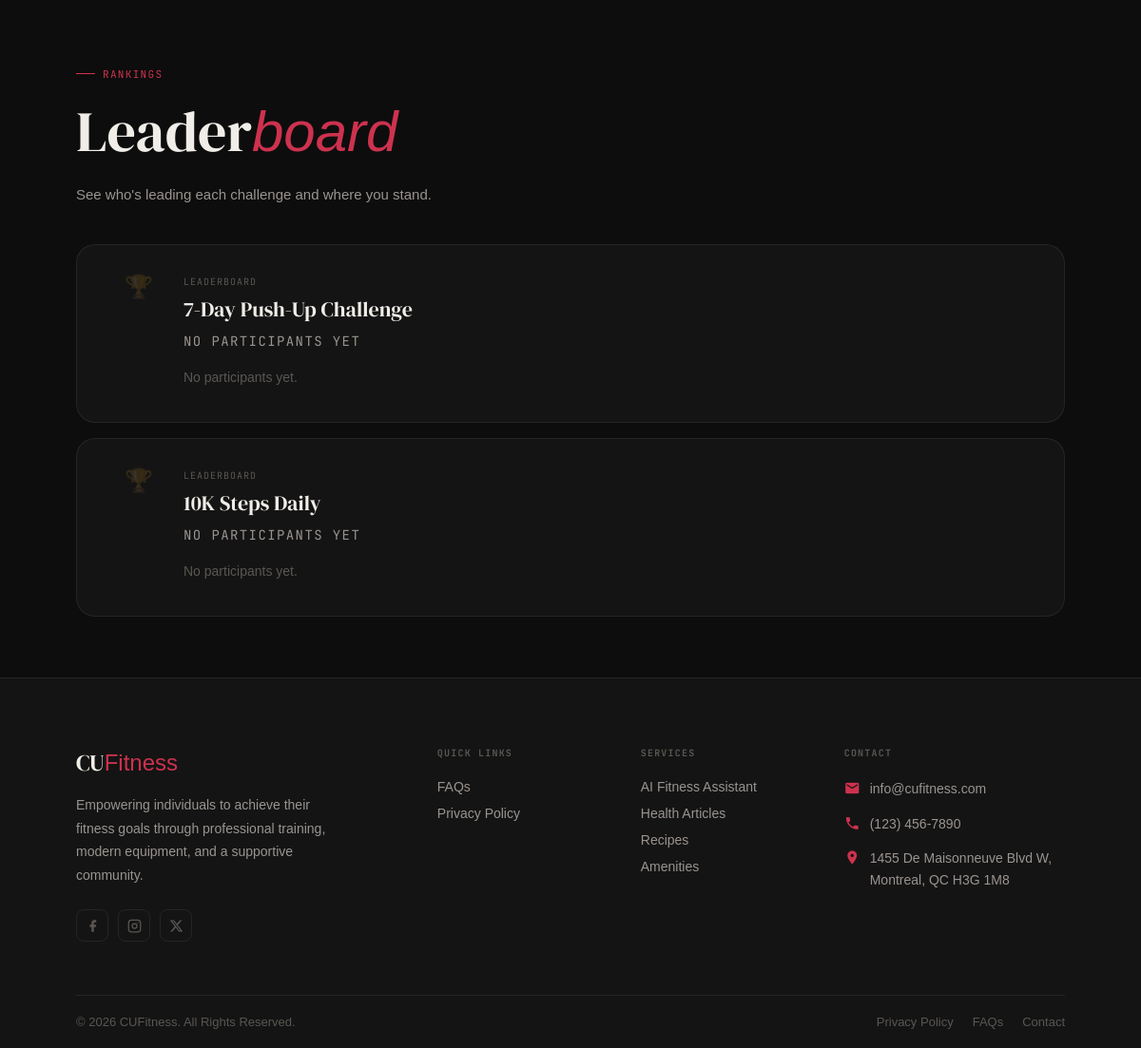
The app's page /challenges/ (signed in, lower part), older data.
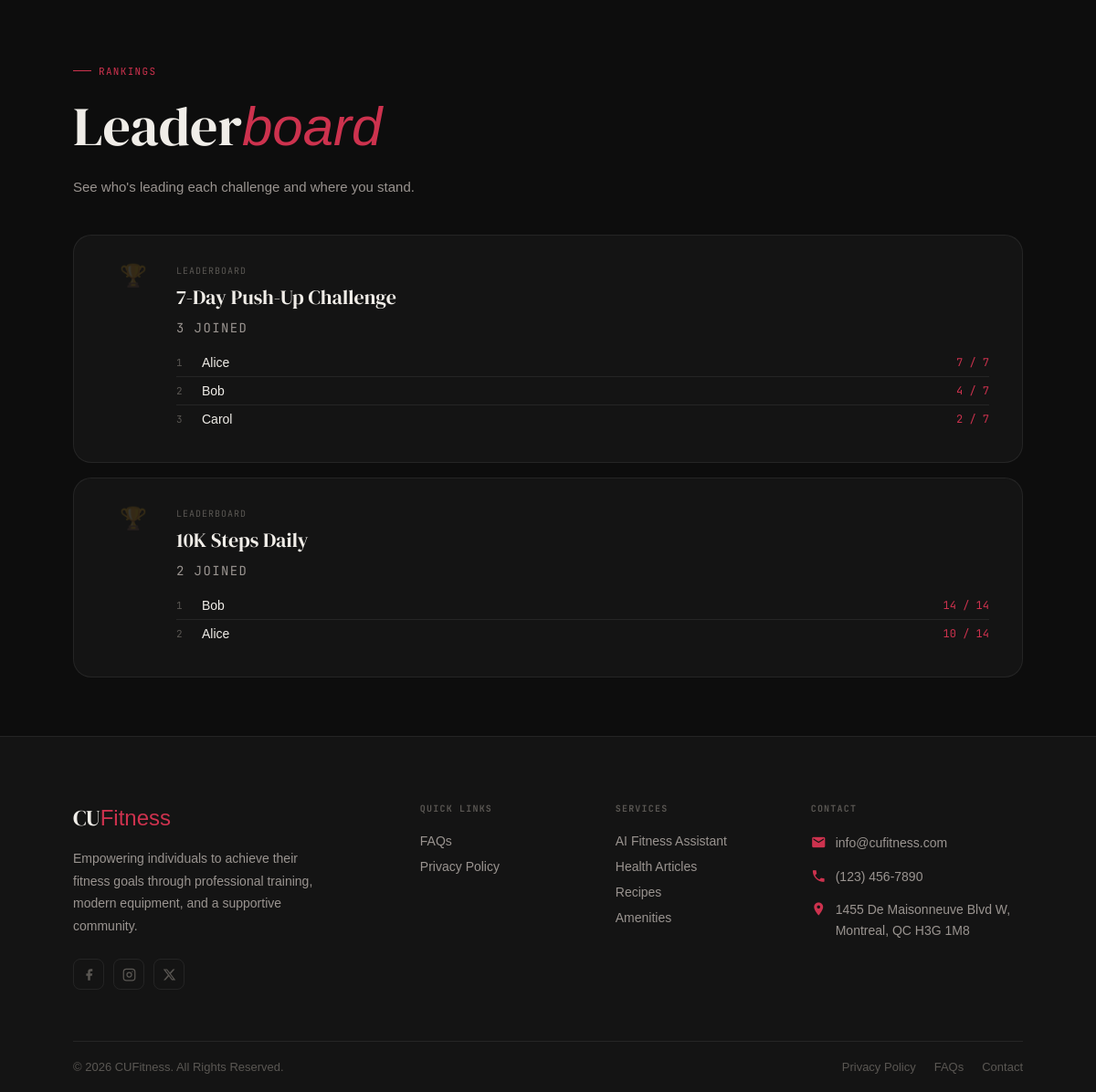
The same page, newer data.
### CUFitness/models.py (models this page shows, shortened)
class Challenge(models.Model):
    title = models.CharField(max_length=150)
    description = models.TextField()
    goal_target = models.IntegerField()
    start_date = models.DateField()
    end_date = models.DateField()
    created_by = models.ForeignKey(settings.AUTH_USER_MODEL, on_delete=models.SET_NULL, null=True)
    created_at = models.DateTimeField(auto_now_add=True)

class ChallengeParticipation(models.Model):
    user = models.ForeignKey(settings.AUTH_USER_MODEL, on_delete=models.CASCADE)
    challenge = models.ForeignKey(Challenge, on_delete=models.CASCADE)
    progress = models.IntegerField(default=0)
    joined_at = models.DateTimeField(auto_now_add=True)
    class Meta:
        unique_together = ('user', 'challenge')   # One participation per user per challenge

class CustomUser(AbstractBaseUser, PermissionsMixin):
    ROLE_CHOICES = [
        ('MEMBER', 'Member'),
        ('COACH', 'Coach'),
        ('STAFF', 'Staff'),
        ('ADMIN', 'Admin'),
    ]
    role = models.CharField(max_length=20, choices=ROLE_CHOICES, default='MEMBER', verbose_name='user role')
    MEMBERSHIP_CHOICES = [
        ("BASIC", "Basic"),
        ("STANDARD", "Standard"),
        ("PLATINUM", "Platinum"),
        ("PER_SESSION", "Per Session"),
    ]
    email = models.EmailField(_("email address"), unique=True)
    first_name = models.CharField(_("first name"), max_length=50, default='')
    last_name = models.CharField(_("last name"), max_length=50, default='')
    membership = models.CharField(_("membership"), max_length=50, choices=MEMBERSHIP_CHOICES, default='BASIC')
    phone_number = models.CharField(max_length=20, default='', help_text='e.g. +1 514 555 0123')
    date_of_birth = models.DateField(null=True,)
    address = models.CharField(max_length=255, default='', blank=True,)
    profile_picture = models.ImageField(upload_to='profile_pictures/', default='defaults/Default_Profile_Picture.jpg',blank=True,)
    REQUEST_STATUS_CHOICES = [
        ('NONE', 'No Request'),
        ('PENDING', 'Pending Approval'),
        ('APPROVED', 'Approved'),
        ('REJECTED', 'Rejected'),
    ]
    coach_request_status = models.CharField(
        max_length=20,
        choices=REQUEST_STATUS_CHOICES,
        default='NONE',
        verbose_name='Coach request status'
    )
    WORKOUT_VISIBILITY_CHOICES = [
        ('PUBLIC', 'Public'),
        ('COACH_ONLY', 'Coach Only'),
    ]
    workout_visibility = models.CharField(
        max_length=20,
        choices=WORKOUT_VISIBILITY_CHOICES,
        default='COACH_ONLY',
        verbose_name='Workout history privacy setting'
    )
    is_staff = models.BooleanField(default=False)   # Staff access
    is_active = models.BooleanField(default=True)   # Account deactivation control
    date_joined = models.DateTimeField(default=timezone.now)
    USERNAME_FIELD = "email"    # Use email as login
    REQUIRED_FIELDS = []    # Safety control for createsuperuser
    objects = CustomUserManager()
    class Meta:
        permissions = [
            ("can_ban_users", "Can ban users"),
            ("can_view_coach_requests", "Can view coach requests"),
            ("can_accept_coach_requests", "Can accept coach requests"),
            ("can_change_user_role", "Can change user role"),
            ("can_view_user_reports", "Can view user reports"),
        ]

### CUFitness/views.py (the view)
# urls.py: path("challenges/", views.user_challenges, name='user_challenges'),
def user_challenges(request):
    if request.user.is_authenticated:
        challenges = Challenge.objects.all()
        user_participation = ChallengeParticipation.objects.filter(user=request.user)
        joined_ids = user_participation.values_list('challenge_id', flat=True)
        leaderboard_data = []
        for challenge in challenges:
            participants_qs = ChallengeParticipation.objects.filter(challenge=challenge)
            participants = participants_qs.select_related('user').order_by('-progress')[:5]
            top_participants = participants_qs.select_related('user').order_by('-progress')[:5]
            leaderboard_data.append({
                'challenge': challenge,
                'participants': participants,
                'top_participants': top_participants,
                'count': participants_qs.count()
            })
        return render(request, 'CUFitness/general_website/navbar/challenges.html', {
            'leaderboard_data': leaderboard_data,
            'challenges': challenges,
            'joined_ids': joined_ids,
            'participations': user_participation,
        })
    else:
        return render(request, 'CUFitness/general_website/navbar/challenges.html')

### CUFitness/templates/CUFitness/general_website/navbar/challenges.html (shortened to what this page needs)
{% extends 'CUFitness/general_website/base.html' %}
{% load static %}
{% block extra_styles %}
<link rel="stylesheet" href="{% static 'general_website/challenges.css' %}">
{% endblock %}
{% block content %}
{% if not user.is_authenticated %}
  <div class="challenge-upsell">
    <h2>Rise to the <em>Challenge.</em></h2>
    <p>Join now and unlock fitness challenges built to push your limits. Compete with fellow gym members,
        track your progress, and climb the leaderboard.</p>
    <div style="display:flex;gap:12px;flex-wrap:wrap;justify-content:center;">
      <a href="{% url 'login' %}" class="cb-upsell-btn">Log In</a>
      <a href="{% url 'register' %}" class="cb-upsell-btn" style="background:transparent;border:1px solid rgba(255,255,255,0.15);color:var(--text-secondary);">Get a Membership</a>
    </div>
  </div>
{% else %}
<div class="chal-hero chal-hero--sub">
  <div class="chal-hero-label">Rankings</div>
  <h1>Leader<em>board</em></h1>
  <p class="chal-hero-sub">See who's leading each challenge and where you stand.</p>
</div>
<div class="chal-grid chal-grid--leaderboard">
  {% for item in leaderboard_data %}
  <div class="chal-card chal-card--lb">
    <div class="chal-card-index">🏆</div>
    <div class="chal-card-body">
      <div class="chal-card-tag">Leaderboard</div>
      <h3>{{ item.challenge.title }}</h3>
      <p class="participant-count">
        {% if item.count > 0 %}{{ item.count }} joined{% else %}No participants yet{% endif %}
      </p>
      <div class="lb-rows">
        {% for entry in item.top_participants %}
        <div class="lb-row">
          <span class="lb-rank">{{ forloop.counter }}</span>
          <span class="lb-name">{{ entry.user.first_name }}</span>
          <span class="lb-score">{{ entry.progress }} / {{ item.challenge.goal_target }}</span>
        </div>
        {% empty %}
        <div class="lb-row" style="color:var(--text-muted)">No participants yet.</div>
        {% endfor %}
      </div>
    </div>
  </div>
  {% endfor %}
</div>
{% endif %}
{% endblock %}

Row changes from the older to the newer data that the page shows:
changed Challenge "7-Day Push-Up Challenge": count (not shown) → "3"; text "NO PARTICIPANTS YET No participants yet." → "JOINED"
added ChallengeParticipation: user.first_name "Alice", progress "7", {{ item.challenge.goal_target }} "7", shown under Challenge "7-Day Push-Up Challenge"
added ChallengeParticipation: user.first_name "Bob", progress "4", {{ item.challenge.goal_target }} "7", shown under Challenge "7-Day Push-Up Challenge"
added ChallengeParticipation: user.first_name "Carol", progress "2", {{ item.challenge.goal_target }} "7", shown under Challenge "7-Day Push-Up Challenge"
changed Challenge "10K Steps Daily": count (not shown) → "2"; text "NO PARTICIPANTS YET No participants yet." → "JOINED"
added ChallengeParticipation: user.first_name "Bob", progress "14", {{ item.challenge.goal_target }} "14", shown under Challenge "10K Steps Daily"
added ChallengeParticipation: user.first_name "Alice", progress "10", {{ item.challenge.goal_target }} "14", shown under Challenge "10K Steps Daily"
